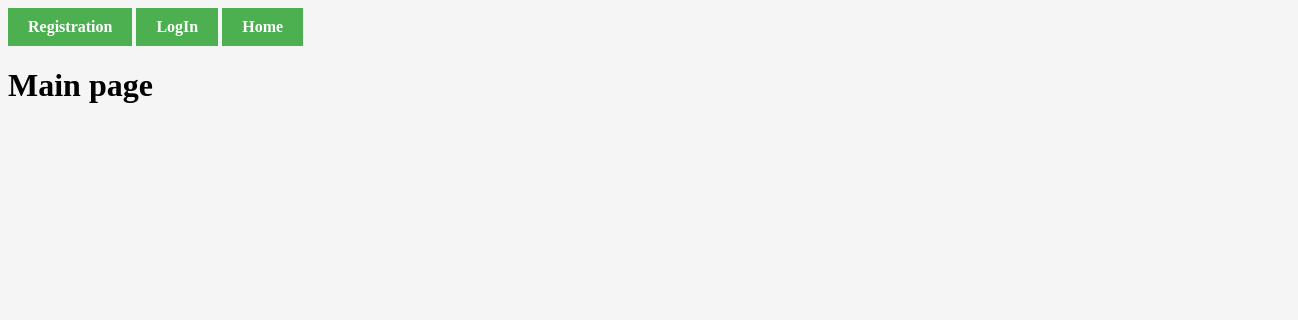
The app's page /, older data.
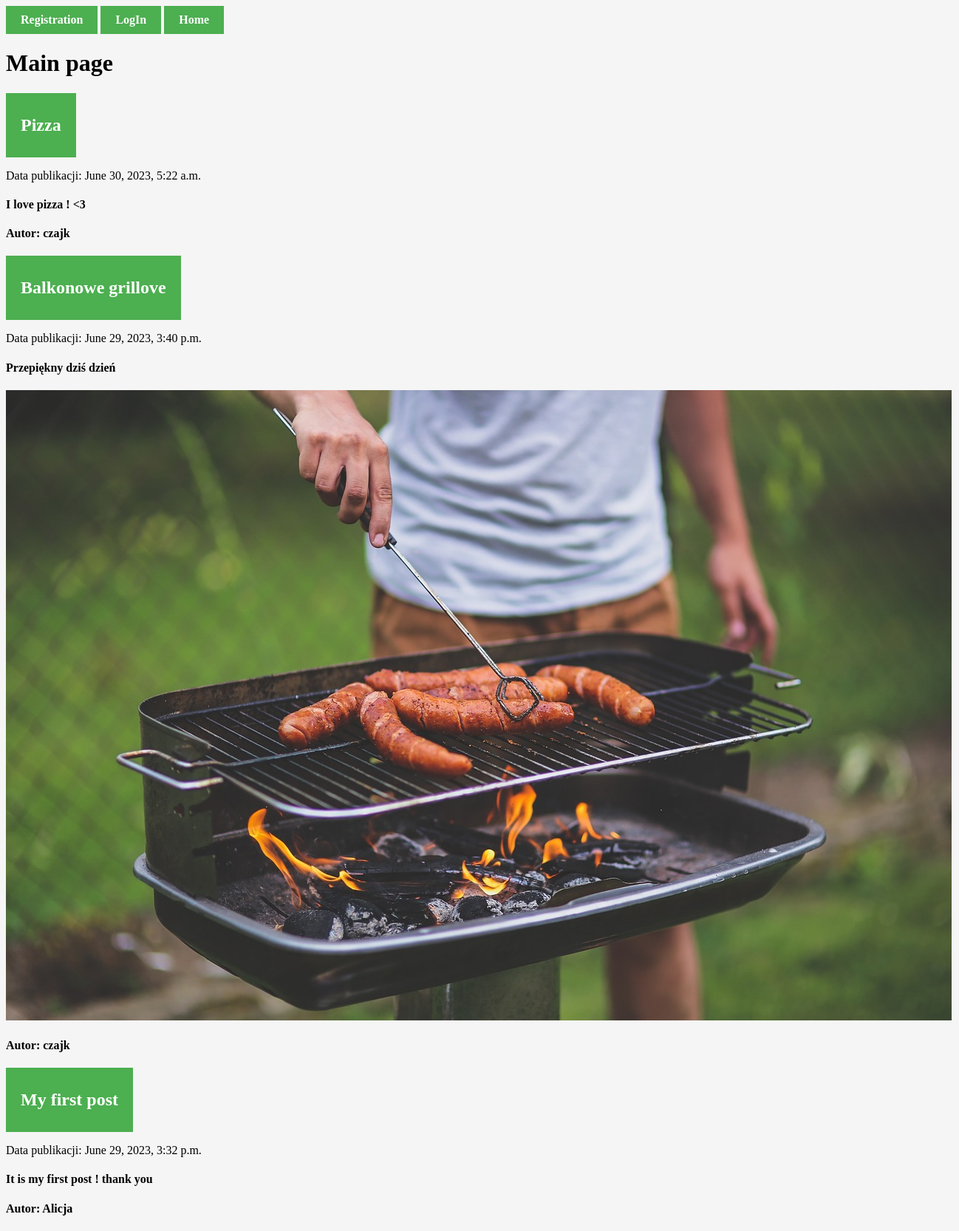
The same page, newer data.
### Registration/models.py (models this page shows, shortened)
class Posts(models.Model):
    title = models.CharField(max_length=200)
    dec = models.TextField(blank=True)
    createDate = models.DateTimeField(auto_now_add=True) # automatically filled by Django during creation
    published = models.BooleanField()
    image = models.ImageField(upload_to='images/',blank=True)
    user = models.ForeignKey(User, on_delete=models.CASCADE) # Creating many to many relationship with User model

### Registration/views.py (the view)
# urls.py: 2. Add a URL to urlpatterns:  path('', views.home, name='home')
def home(request):
    allPosts = Posts.objects.all().order_by('-createDate')
    return render(request, 'home.html', {"allPosts":allPosts})

### Registration/TEMPLATES/home.html (shortened to what this page needs)
{% extends 'base.html' %}
{% block content %}
<h1>Main page</h1>
<div>
{% for allPost in allPosts %}
    <a href="{% url 'posts' %}"><h2>{{allPost.title}}</h2></a>
    <p>Data publikacji: {{allPost.createDate}}</p>
    <h4>{{allPost.dec}}</h4>
    {% if allPost.image %}
        <img src="{{allPost.image.url}}" alt="photo">
    {% endif %}
    <h4>Autor: {{allPost.user}}</h4>
{% endfor %}
{% endblock content %}

### baseTemplates/base.html (shortened to what this page needs)
{% load static %}
<!DOCTYPE html>
<html lang="pl">
<head>
    <link rel="stylesheet" href="{% static 'MainUser/css/base.css' %}">
</head>
<body>
    {% if user.is_authenticated %}
        <h3>Hello {{user}} ! It's really very nice to see you again !</h3>
        <a href="{% url 'logOutUser' %}">LogOut</a>
        <a href="{% url 'posts' %}">My own posts</a>
        <a href="{% url 'createNewPosts' %}">Create post</a>
    {% else %}
        <a href="{% url 'register' %}">Registration</a>
        <a href="{% url 'logUser' %}">LogIn</a>
    {% endif %}
    <a href="{% url 'home' %}">Home</a>
    {% block content %}
    {% endblock content %}
</body>
</html>

### MainUser/static/MainUser/css/base.css (style rules this page uses)
a { font-weight: bold; }
a:link, a:visited { background-color: #4CAF50; color: white; padding: 10px 20px; text-align: center; text-decoration: none; display: inline-block; }
body { background-color: whitesmoke; }

Row changes from the older to the newer data that the page shows:
added Posts: title "Pizza", createDate "June 30, 2023, 5:22 a.m.", dec "I love pizza ! <3", user "czajk"
added Posts: title "Balkonowe grillove", createDate "June 29, 2023, 3:40 p.m.", dec "Przepiękny dziś dzień", image (picture), user "czajk"
added Posts: title "My first post", createDate "June 29, 2023, 3:32 p.m.", dec "It is my first post ! thank you", user "Alicja"
